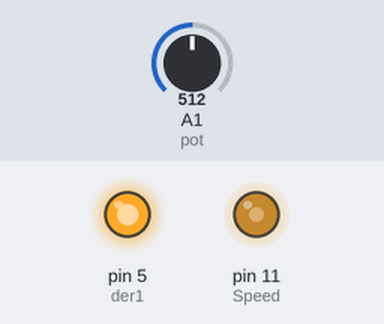
The sketch below on a simulated Arduino Uno, built with avr-gcc and run on an emulated ATmega328P. Shown: output pins drawn as LEDs (lit = HIGH). Inputs (shaded band) come from the test bench; at power-on: A1 (pot) = 512.

Above: at 1.2 s.
1.3 s: A1 (pot) set to 716
At 2.5 s:
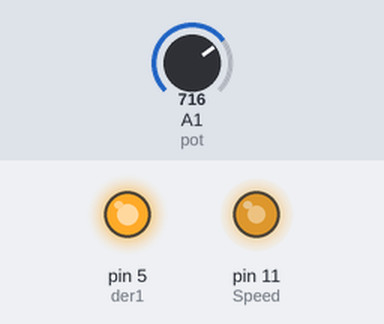
2.8 s: A1 (pot) set to 900
At 3.8 s:
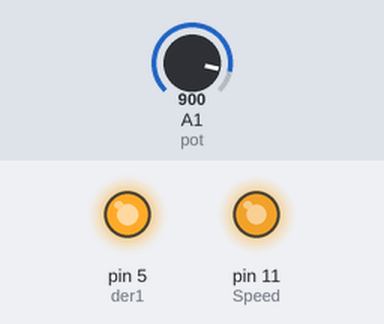
4.3 s: A1 (pot) set to 122
At 5.0 s:
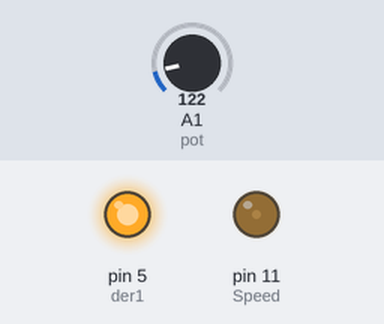
5.8 s: A1 (pot) set to 0
At 6.1 s:
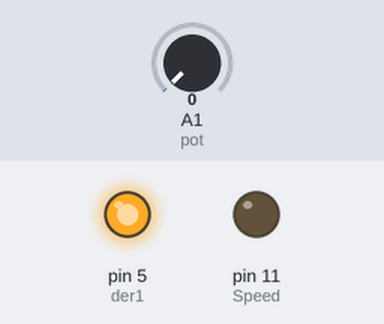
7.3 s: A1 (pot) set to 511
At 8.4 s:
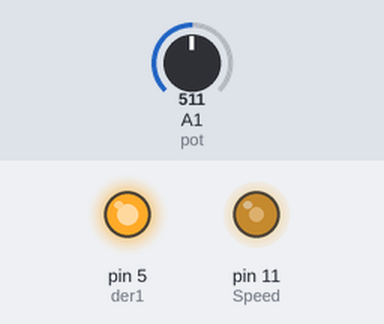
Timing chart, 0 to 9.8 s (numbered marks = the images above; inputs shaded):
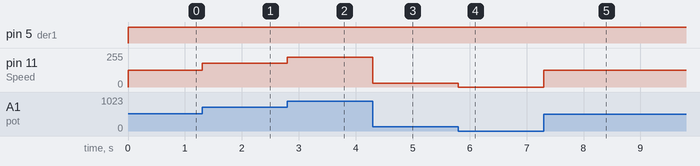

Measured:
- after the input at 1.3 s, pin 11 (Speed): 127/255 → 178/255 at once
- after the input at 2.8 s, pin 11 (Speed): 178/255 → 224/255 at once
- after the input at 4.3 s, pin 11 (Speed): 224/255 → 30/255 at once
- after the input at 5.8 s, pin 11 (Speed): 30/255 → 0/255 at once
- after the input at 7.3 s, pin 11 (Speed): 0/255 → 127/255 at once

The sketch:

task_2.ino
```cpp
#define pot A1
#define der1 5
#define der2 6
#define Speed 11
int var1 ;
int var2 ;
void setup() {
  // put your setup code here, to run once:
  pinMode(pot,INPUT);
  pinMode(der1,OUTPUT);
//  pinMode(der..,2,OUTPUT);
  pinMode(Speed,OUTPUT);

}

void loop() {
  var1=analogRead(pot);
  digitalWrite(der1,HIGH);
  digitalWrite(der2,LOW);
  var2=map (var1,0,1023,0,255);
  analogWrite (Speed, var2);


}
```
